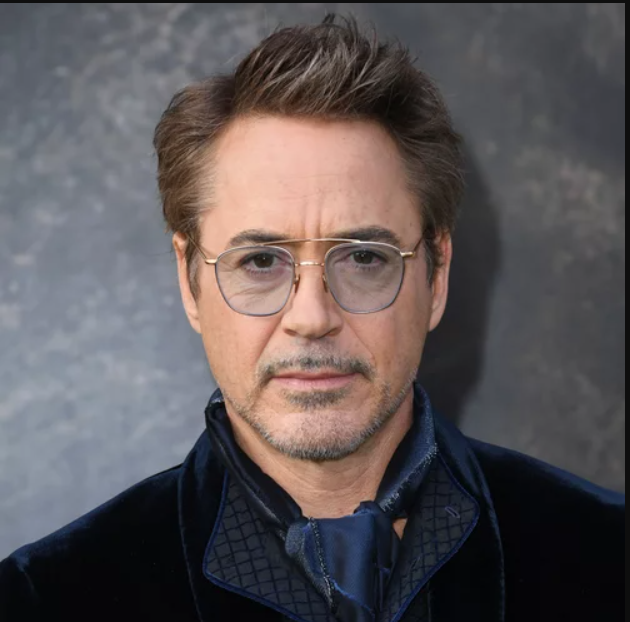
#> input picture Face_recognition/rdj.png, 630 x 622 px
$ python main.py
#> lines starting #> are read from the running program, lines starting #| are printed output that depends on the picture
import cv2
from random import randrange

#load datas previously learnt
face=cv2.CascadeClassifier('haarcascade_frontalface_default.xml')

#choose photo to read
img= cv2.imread('rdj.png')
#> img is the input picture: shape (622, 630, 3); mean B, G, R 87.2, 85.8, 92.6

#convert the code to grayscale so that the ai can more easily detect the faces more properly
grayscale_img= cv2.cvtColor(img,cv2.COLOR_BGR2RGB)

#shows the images but for a certain instance only
#cv2.imshow('main',grayscale_img)

#detects faces
face_coordinates= face.detectMultiScale(grayscale_img)
#> face_coordinates = [[158, 140, 311, 311]]

#shows face coordinates
print(face_coordinates)
#| [[158 140 311 311]]

#lets us draw an rectangle
#the 0,22,0 gives color this gibs green color to the rectangle
#the end part 2 is the thicknmess of the rectangle
for (x,y,w,h) in face_coordinates:
  img2=cv2.rectangle(img, (x,y), (x+w,y+h), (randrange(256),randrange(256),randrange(256)) ,10)
#> this loop made 1 pass
#> pass 1, `img2=cv2.rectangle(img, (x,y), (x+w,y+h), (randrange(256),randrange(25..`:
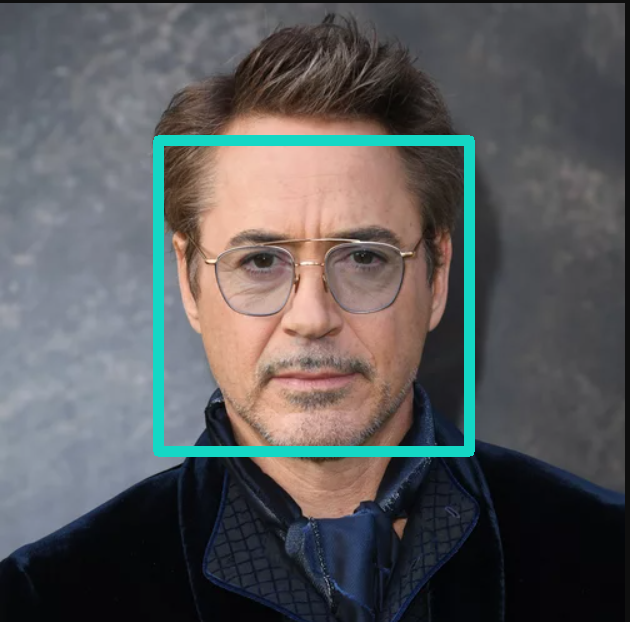
#> img2: shape (622, 630, 3); mean B, G, R 90.9, 90.1, 89.7

cv2.imshow('face',img)

#makes the loaded code wait so that the user can see the output
cv2.waitKey()

print("hello world")
